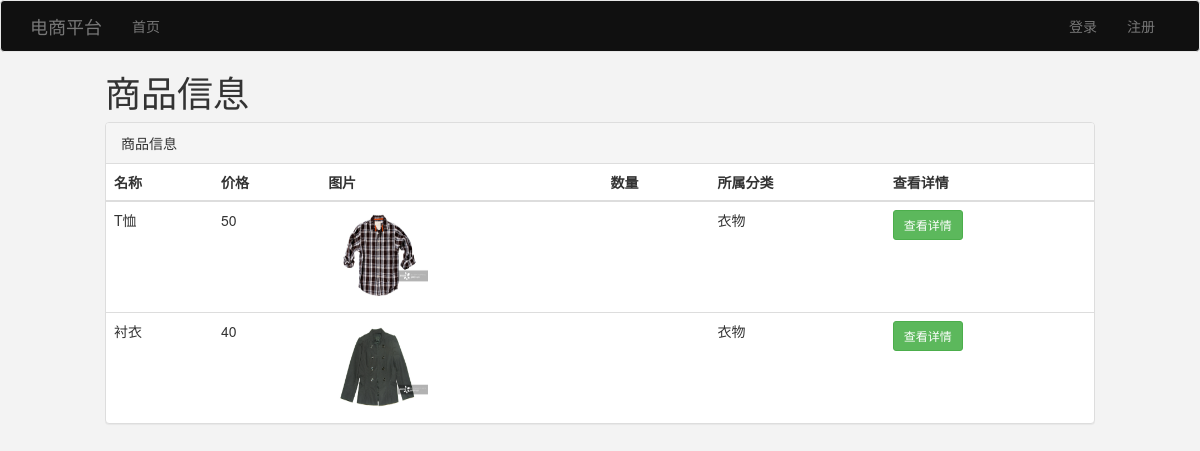
Page /item_list/1/ on the committed database.
### info_manage/models.py (models this page shows, shortened)
class ItemModel(models.Model):
    SIZE_CHOICES = [
        ('XS', 'XS'),
        ('S', 'S'),
        ('M', 'M'),
        ('L', 'L'),
        ('XL', 'XL'),
        ('XXL', 'XXL'),
    ]
    name = models.CharField(max_length=100, verbose_name='名称')
    price = models.IntegerField(verbose_name='价格')
    image = models.ImageField(upload_to='', max_length=300, verbose_name='图片')
    content = models.TextField(verbose_name='介绍')
    size = models.CharField(max_length=50, verbose_name='尺寸', default='M')
    category = models.ForeignKey('CategoryModel', on_delete=models.CASCADE, verbose_name='所属分类')
    create_time = models.DateTimeField(auto_now_add=True, verbose_name='创建时间')
    class Meta:
        db_table = 'db_item'
        verbose_name = '商品信息'
        verbose_name_plural = verbose_name

class CategoryModel(models.Model):
    name = models.CharField(max_length=100, verbose_name='名称')
    create_time = models.DateTimeField(auto_now_add=True, verbose_name='创建时间')
    class Meta:
        db_table = 'db_category'
        verbose_name = '类别信息'
        verbose_name_plural = verbose_name

### info_manage/views.py (the view)
# urls.py: path('item_list/<int:category_id>/', views.item_list, name='item_list'),
def item_list(request, category_id):
    if request.method == 'GET':
        items = ItemModel.objects.filter(
            category_id=category_id
        )
        context = {
            'items': items
        }
        return render(request, 'item_list.html', context=context)

### utils/content_process.py (called while the page is built)
def front_user(request):
    login_in = request.session.get('login_in')
    content = {}
    if login_in:
        user = {
            'username': request.session.get('username'),
            'user_id': request.session.get('user_id'),
        }
        content['front_user'] = user
    return content

### front/templates/item_list.html (shortened to what this page needs)
{% extends 'base.html' %}
{% block body %}
    <h1>商品信息</h1>
    <div class="panel panel-default" style="margin-top: 10px">
        <div class="panel-heading">商品信息</div>
        <table class="table">
            <thead>
            <tr>
                <th>名称</th>
                <th>价格</th>
                <th>图片</th>
                <th>数量</th>
                <th>所属分类</th>
                <th>查看详情</th>
            </tr>
            </thead>
            <tbody>
            {% for item in items %}
                <tr>
                    <td>{{ item.name }}</td>
                    <td>{{ item.price }}</td>
                    <td>
                        <img src="/image/{{ item.image }}" alt="" style="width: 100px;height: 90px">
                    </td>
                    <td>{{ item.number }}</td>
                    <td>{{ item.category.name }}</td>
                    <td>
                        <button class="btn btn-success btn-sm look-item-detail-btn" item-id="{{ item.id }}">查看详情
                        </button>
                    </td>
                </tr>
            {% endfor %}
            </tbody>
        </table>
    </div>
{% endblock %}

### front/src/css/front_base.css (style rules this page uses)
a, abbr, acronym, address, applet, article, aside, audio, b, big, blockquote, body, canvas, caption, center, cite, code, dd, del, details, dfn, div, dl, dt, em, embed, fieldset, figcaption, figure, footer, form, h1, h2, h3, h4, h5, h6, header, html, i, iframe, img, ins, kbd, label, legend, li, mark, menu, nav, object, ol, output, p, pre, q, ruby, s, samp, section, small, span, strike, strong, sub, summary, sup, table, tbody, td, tfoot, th, thead, time, tr, tt, u, ul, var, video { margin: 0; padding: 0; border: 0; vertical-align: baseline; list-style: none; }

### front/src/css/signbase.css (style rules this page uses)
body { background: #f3f3f3; }

### rows in the picture
ItemModel: name "T恤", price "50", image (picture), category.name "衣物"
ItemModel: name "衬衣", price "40", image (picture), category.name "衣物"
